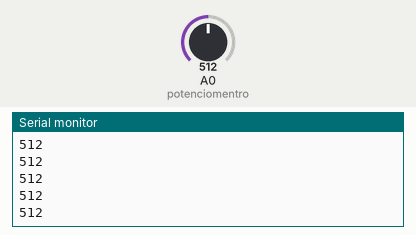
A sketch run on a simulated Arduino Uno, built with avr-gcc and run on an emulated ATmega328P. On the bench: the last lines printed to the serial monitor. The inputs (shaded band) are chosen by the test bench; at power-on: A0 (potenciomentro) = 512.

Above: at 1.2 s.
1.3 s: A0 (potenciomentro) set to 716
At 1.4 s:
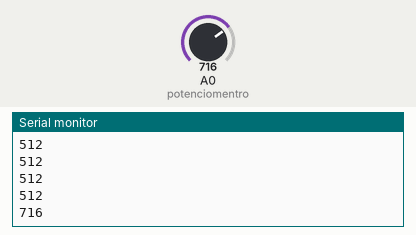
2.8 s: A0 (potenciomentro) set to 900
At 2.81 s:
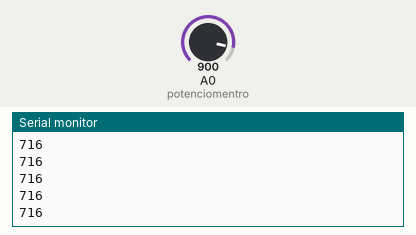
Timing chart, 0 to 5.8 s (numbered marks = the images above; inputs shaded):
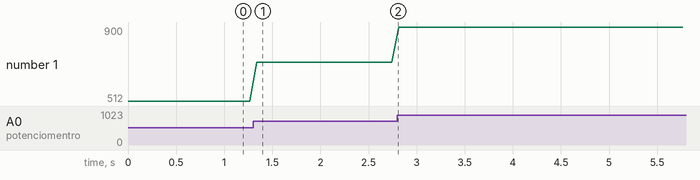

The sketch:

P10_Potenciometro.ino
```cpp
//Voltaje de Referencia: 5v
//Bits de resolucion: 10bits de resolucion.... 1024 valores posibles...

//cada valor que les da el arduino se distancia uno del otro en 4.8mv

//la señala analogica del arduino funciona con los pines analogicos ( A# ....)

int potenciomentro = A0; //pin analogico A0

int val = 0;
void setup() {
  // put your setup code here, to run once:
  Serial.begin(9600);

  //pinMode no se utiliza para pines analogicos...

  //NOTA: un pin analogico solo es de entrada....
}

// P1    P2    P3
//GND    A#     5V
//       A0


void loop() {
  // put your main code here, to run repeatedly:
  val = analogRead(potenciomentro);
  Serial.println(val);
  delay(70);
}
```

Measured:
- after the input at 1.3 s, the serial monitor: prints a new line at once (image 1)
- plotted number 1: 512 → 716 after the input at 1.3 s, 716 → 900 after the input at 2.8 s
